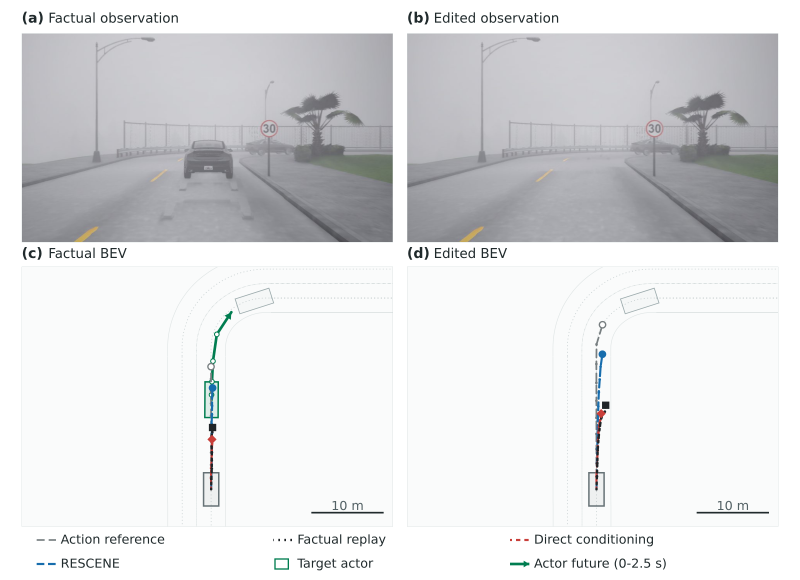
#> input picture assets/case-vehicle-removal.png, 2400 x 1740 px (shown at 1/3 size)
$ python export_paper_crops.py
#> lines starting #> are read from the running program, lines starting #| are printed output that depends on the picture
"""Export pixel-preserving camera/BEV crops from manuscript case figures.

The crops are faithful views of the paper figures, not newly generated evidence.
They avoid browser-dependent absolute-position CSS cropping and strip metadata.
"""

from pathlib import Path

from PIL import Image


ASSETS = Path(__file__).resolve().parents[1] / 'assets'
CAMERA_FACTUAL = (64, 100, 1176, 726)
CAMERA_EDITED = (1221, 100, 2333, 726)
BEV_FACTUAL = (290, 830, 990, 1530)
BEV_EDITED = (1448, 830, 2148, 1530)

EXPORTS = (
    ('case-vehicle-removal.png', 'vehicle-factual-camera.png', CAMERA_FACTUAL),
    ('case-vehicle-removal.png', 'vehicle-edited-camera.png', CAMERA_EDITED),
    ('case-vehicle-removal.png', 'vehicle-factual-bev.png', BEV_FACTUAL),
    ('case-vehicle-removal.png', 'vehicle-edited-bev.png', BEV_EDITED),
    ('case-bicycle-removal.png', 'bicycle-removal-edited-bev.png', BEV_EDITED),
    ('case-bicycle-relocation.png', 'bicycle-relocation-edited-bev.png', BEV_EDITED),
)


def main():
    for source_name, target_name, box in EXPORTS:
        source = ASSETS / source_name
        target = ASSETS / target_name
        with Image.open(str(source)) as image:
#> image is the input picture: PIL image 2400x1740 RGB; mean R, G, B 222.8, 223.5, 225.1
            if image.size != (2400, 1740):
                raise ValueError('{} has unexpected manuscript export dimensions'.format(source_name))
            crop = image.crop(box).convert('RGB')
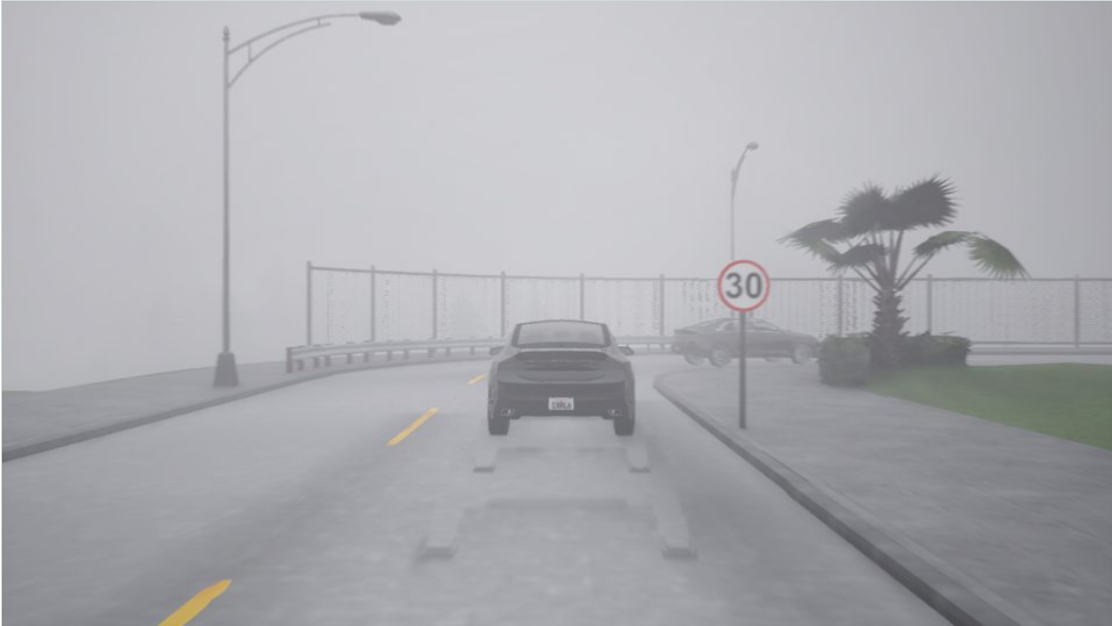
#> crop: PIL image 1112x626 RGB; mean R, G, B 172.2, 172.4, 176.9
            crop.save(str(target), format='PNG', optimize=True)
        print('{}: {} x {}'.format(target_name, crop.width, crop.height))
#| vehicle-factual-camera.png: 1112 x 626


if __name__ == '__main__':
#> (the run stopped early here; a loop or call above may not have finished)
